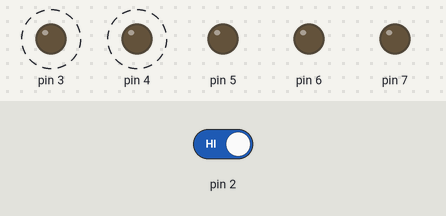
This sketch was run on a simulated Arduino Uno, built with avr-gcc and run on an emulated ATmega328P. Shown: output pins drawn as LEDs (lit = HIGH). Dashed ring = blinking. The test bench sets the inputs (shaded band); at power-on: pin 2 HIGH. What the sketch prints to the serial monitor is not drawn.

Above: at 1.3 s.
1.7 s: pin 2 driven LOW
At 1.9 s:
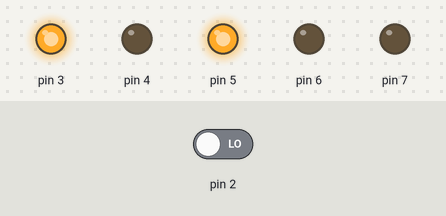
At 3.2 s:
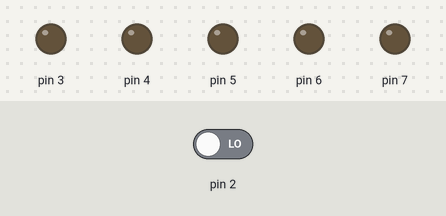
3.5 s: pin 2 driven HIGH
At 4.2 s:
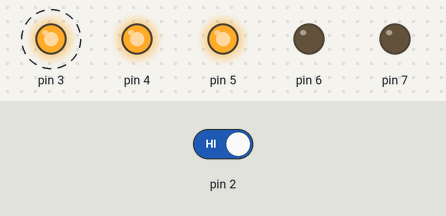
Timing chart, 0 to 21.5 s (numbered marks = the images above; inputs shaded):
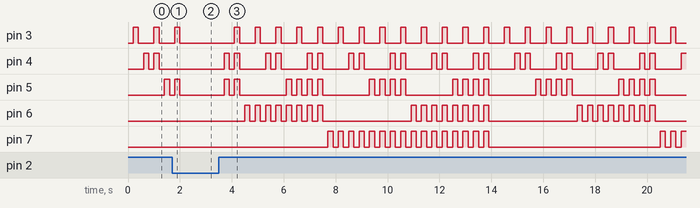

Measured:
- after the input at 1.7 s, pin 3, pin 5: goes on until 2.0 s, then stays LOW; pin 4: stops changing and stays LOW; pin 6: stays LOW (without the input it goes to HIGH after 1.3 s)
- after the input at 3.5 s, pin 3: alternates HIGH for 0.20 s and LOW for 0.60 s, starting after 0.60 s; pin 4: LOW → HIGH after 0.20 s, then repeats every 1.6 s: LOW 0.20 s, HIGH 0.20 s, LOW 1.0 s, HIGH 0.20 s
- by itself, pin 3: alternates HIGH for 0.20 s and LOW for 0.60 s
- by itself, pin 4: alternates HIGH for 0.20 s and LOW for 0.20 s

The sketch:

binary-counter.ino
```cpp
int buttonState = 0;
int count = 0;

void setup() {
Serial.begin(9600);
pinMode(2,INPUT);
pinMode(3,OUTPUT);
pinMode(4,OUTPUT);
pinMode(5,OUTPUT);
pinMode(6,OUTPUT);
pinMode(7,OUTPUT);
}

void loop() {
digitalWrite(3, LOW);
digitalWrite(4, LOW);
digitalWrite(5, LOW);
digitalWrite(6, LOW);
digitalWrite(7, LOW);

buttonState = digitalRead(2);

	if(buttonState == LOW) {

	}
	else {
		count++;
		delay(200);
		Serial.print(count);

		if((count % 2) > 0) {
			digitalWrite(3, HIGH);
		} else {
			digitalWrite(3, LOW);
		}

		if((count % 4) > 1) {
			digitalWrite(4, HIGH);
		} else {
			digitalWrite(4, LOW);
		}

		if((count % 8) > 3) {
			digitalWrite(5, HIGH);
		} else {
			digitalWrite(5, LOW);
		}

		if((count % 16) > 7) {
			digitalWrite(6, HIGH);
		} else {
			digitalWrite(6, LOW);
		}

		if((count % 32) > 15) {
			digitalWrite(7, HIGH);
		} else {
			digitalWrite(7, LOW);
		}

		delay(200);
	}

}
```
